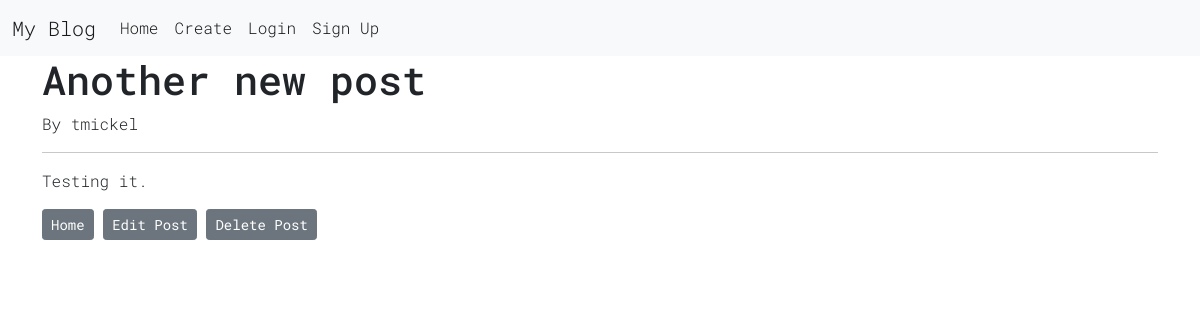
Screenshot of /posts/5/ with the database file from the repository.
### blog/models.py (models this page shows, shortened)
class Post(models.Model):
    title = models.CharField(max_length=200)
    author = models.ForeignKey("auth.User", on_delete=models.CASCADE)
    body = models.TextField()

### blog/views.py (the view)
# urls.py: path("posts/<int:pk>/", BlogDetailView.as_view(), name="post_detail"),
class BlogDetailView(DetailView):
    model = Post
    template_name = "post_detail.html"

### templates/post_detail.html (shortened to what this page needs)
{% extends 'base.html' %}
{% block content %}
    <div class="container">
        <div class="post_entry">
            <h1>{{ post.title }}</h1>
            <p>By {{ post.author }}</p>
            <hr>
            <p>{{ post.body }}</p>
            <a class="btn btn-secondary btn-sm" href="{% url 'home' %}">Home</a>
            <a class="btn btn-secondary btn-sm" href="{% url 'post_edit' post.pk %}">Edit Post</a>
            <a class="btn btn-secondary btn-sm" href="{% url 'post_delete' post.pk %}">Delete Post</a>
        </div>
    </div>
{% endblock content %}

### static/css/base.css (style rules this page uses)
body { font-family: 'Roboto Mono', monospace; font-weight: 300; }

### rows the page displays
Post: title "Another new post", author "tmickel", body "Testing it."
